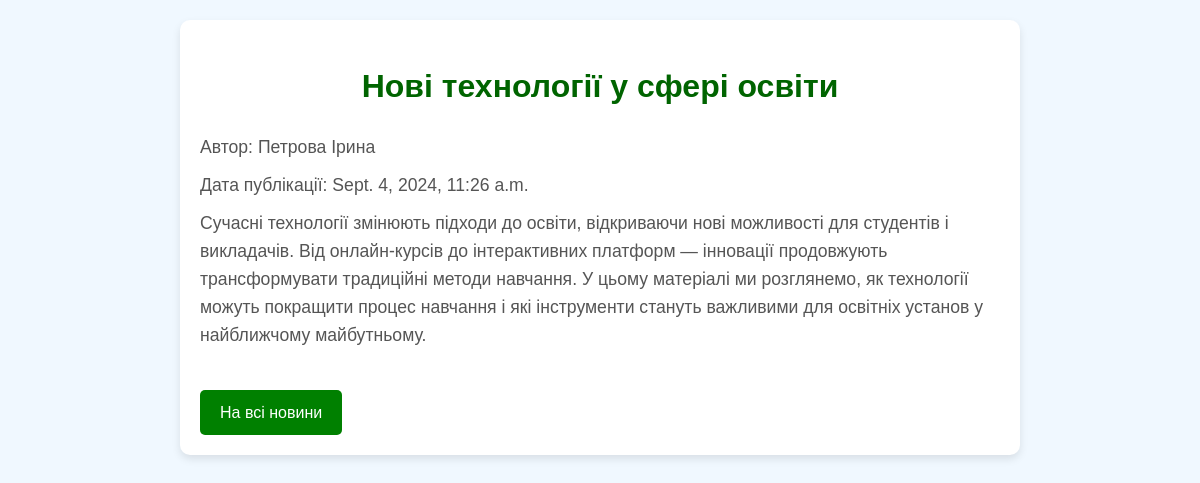
The page /news/1/ on the database its author committed.
### newss/models.py (models this page shows, shortened)
class News(models.Model):
    title = models.CharField(max_length=200)
    author = models.ForeignKey(Author, on_delete=models.CASCADE, related_name='news')
    pub_date = models.DateTimeField('Дата публікації')
    full_text = models.TextField()

class Author(models.Model):
    first_name = models.CharField(max_length=100)
    last_name = models.CharField(max_length=100)
    bio = models.TextField()
    def __str__(self):
        return f"{self.first_name} {self.last_name}"

### newss/views.py (the view)
# urls.py: path('news/<int:new_id>/', views.news_detail, name='news_detail'),
def news_detail(request, new_id):
    news_item = get_object_or_404(News, id=new_id)
    return render(request, 'news/news_details.html', {'news': news_item})

### newss/templates/news/news_details.html (shortened to what this page needs)
<!DOCTYPE html>
<html lang="en">
<head>
    {% load static %}
    <link rel="stylesheet" type="text/css" href="{% static 'css_styles/news_details_style.css' %}">
</head>
<body>
    <div class="container">
        <h1>{{ news.title }}</h1>
        <p>Автор: {{ news.author }}</p>
        <p>Дата публікації: {{ news.pub_date }}</p>
        <p>{{ news.full_text }}</p>
        <a class="back-to-news" href="{% url 'news_list' %}">На всі новини</a>
    </div>
</body>
</html>

### newss/static/css_styles/news_details_style.css (style rules this page uses)
body { font-family: Arial, sans-serif; background-color: #f0f8ff; color: #333; margin: 0; padding: 20px; line-height: 1.6; }
h1 { text-align: center; color: #006400; font-size: 2em; margin-bottom: 20px; }
p { font-size: 1.1em; color: #555; margin: 10px 0; }
a { color: #008000; text-decoration: none; }
.back-to-news { display: inline-block; margin-top: 30px; padding: 10px 20px; background-color: #008000; color: white; border-radius: 5px; text-align: center; text-decoration: none; transition: background-color 0.3s; }
.container { max-width: 800px; margin: 0 auto; background-color: #fff; padding: 20px; border-radius: 10px; box-shadow: 0 4px 8px rgba(0, 0, 0, 0.1); }

### rows shown on the page
News: title "Нові технології у сфері освіти", author "Петрова Ірина", pub_date "Sept. 4, 2024, 11:26 a.m.", full_text "Сучасні технології змінюють підходи до освіти, відкриваючи нові можливості для студентів і викладачів. Від онлайн-курсів до інтерактивних платформ — інновації продовжують трансформувати традиційні методи навчання. У цьому матеріалі ми розглянемо, як технології можуть покращити процес навчання і які інструменти стануть важливими для освітніх установ у найближчому майбутньому."
